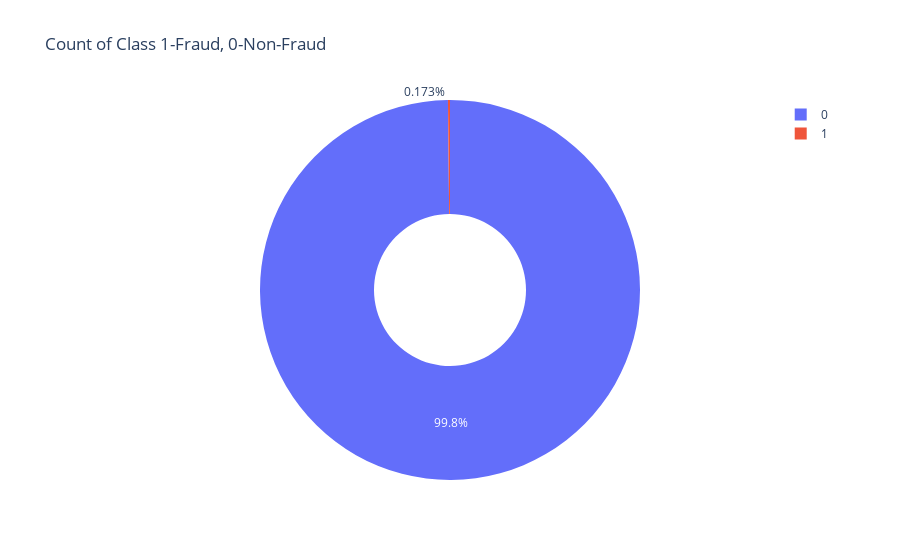

The cell this chart's notebook holds for it:
### Code cell
fig=px.pie(cls, values=cls.values, names=cls.index,
          labels=None, hole=0.4,
          title="Count of Class 1-Fraud, 0-Non-Fraud")
fig.show()

### Figure 1 — Plotly figure (JSON) as saved in the notebook; plotly's stock layout.template omitted (floating-point values rounded to 4 significant figures)
{"data": [{"domain": {"x": [0, 1], "y": [0, 1]}, "hole": 0.4, "hovertemplate": "index=%{label}<br>value=%{value}<extra></extra>", "labels": [0, 1], "legendgroup": "", "name": "", "showlegend": true, "type": "pie", "values": [284315, 492]}], "layout": {"legend": {"tracegroupgap": 0}, "title": {"text": "Count of Class 1-Fraud, 0-Non-Fraud"}}}
